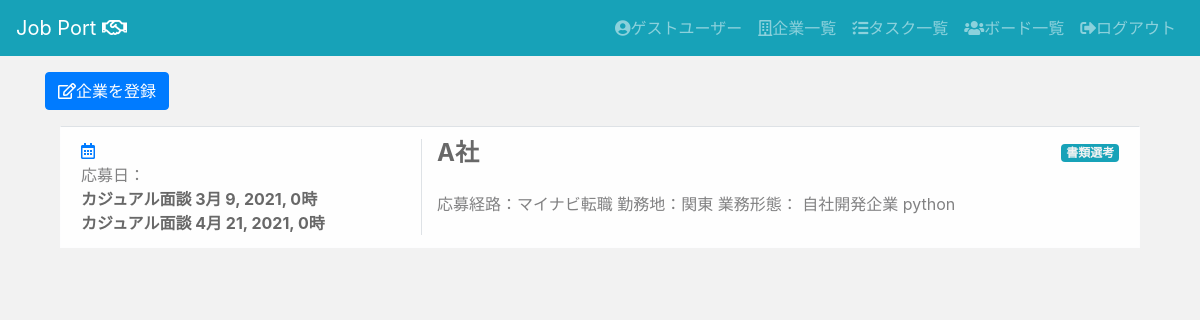
The page /jpapp/companies/ (signed in) on the database as committed earlier.
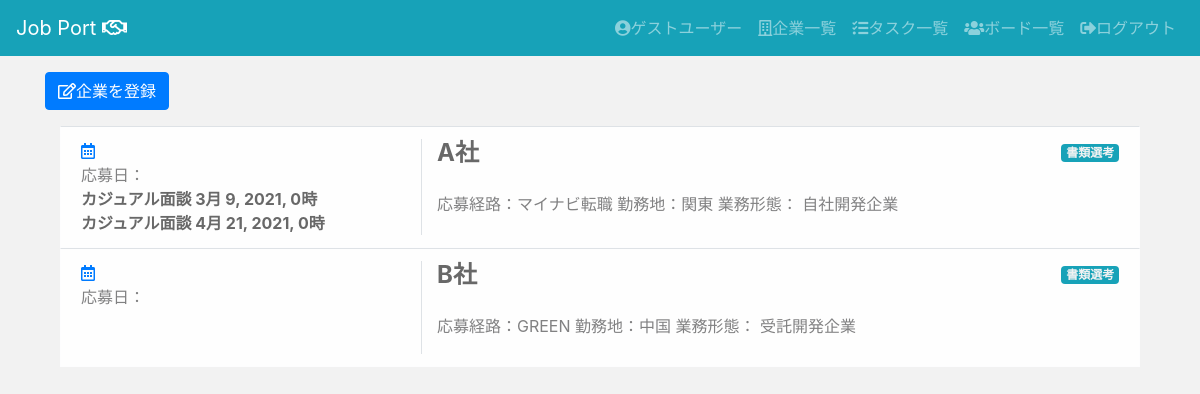
The same page on the database as committed later.
### jpapp/models.py (models this page shows, shortened)
class Company(models.Model):
    company_name = models.CharField(max_length=200,)
    url = models.URLField(blank=True,null=True,)
    route = models.IntegerField(
        choices = CHOICE1,
        blank=True,
        null=True,
    )
    location = models.IntegerField(
        choices = CHOICE2,
        blank=True,
        null=True,
    )
    tag = models.ManyToManyField(Tag, blank=True)
    description = models.TextField(blank=True,null=True,)
    phase = models.IntegerField(
        choices = CHOICE3,
        default='0',
    )
    application_date = models.DateField(blank=True,null=True,)
    user = models.ForeignKey(User, on_delete=models.CASCADE)

class Interview(models.Model):
    interview_phase = models.IntegerField(
      choices = CHOICE4,
      default='0'
    )
    interview_datetime = models.DateTimeField()
    interview_description = models.TextField()
    company = models.ForeignKey(Company, on_delete=models.CASCADE)
    user = models.ForeignKey(User, on_delete=models.CASCADE)

class Tag(models.Model):
    tag_name = models.CharField(max_length=32)
    def __str__(self):
        return self.tag_name

### jpapp/views.py (the view)
# urls.py: path("companies/", views.CompanyListView.as_view(), name="companies_list"),
class CompanyListView(LoginRequiredMixin, ListView):
    model = Company
    template_name = "jpapp/companies/list.html"
    def get_queryset(self):
        current_user = self.request.user
        if current_user.is_superuser: # スーパーユーザの場合、リストにすべてを表示する。
            company_list = Company.objects.all()
            for company in company_list:
                company.tag_list = company.tag.all().select_related()
            return company_list
        else: # 一般ユーザは自分のレコードのみ表示する。
            company_list = Company.objects.filter(user=current_user.id)
            for company in company_list:
                company.tag_list = company.tag.all().select_related()
            return company_list

### templates/jpapp/companies/list.html (shortened to what this page needs)
{% extends "jpapp/base.html" %}
{% block content %}
<div class="container">
  <a class="btn btn-primary my-3" href="{% url 'jpapp:companies_create' %}" role="button"><i class="far fa-edit"></i>企業を登録</a>
  <div class="container">
  {% for list in company_list %}
  <div class="alert alert-light border-top rounded-0" role="alert">
    <div class="row">
      <div class="col-sm-4 border-right">
        <a href="{% url 'jpapp:interviews_create' %}"><i class="far fa-calendar-alt"></i></a><br>
        応募日：{{ list.application_date|default_if_none:" " }}<br>
        {% for interview in list.interview_set.all %}
        <a href="{% url 'jpapp:interviews_detail' interview.pk %}" class="alert-link">{{ interview.get_interview_phase_display }} {{ interview.interview_datetime }}</a><br>
        {% endfor %}
      </div>
      <div class="col-sm-8">
        <div class="company_title">
          <div>
            <h4><a href="{% url 'jpapp:companies_detail'  list.pk %}" class="alert-link">{{ list.company_name }}</a></h4>
          </div>
          <div>
            {% if list.phase == 7 %}
            <span class="badge bg-dark">{{ list.get_phase_display }}</span>
            {% elif list.phase == 6 %}
            <span class="badge bg-danger">{{ list.get_phase_display }}</span>
            {% elif list.phase == 0 %}
            <span class="badge bg-info">{{ list.get_phase_display }}</span>
            {% else %}
            <span class="badge bg-success">{{ list.get_phase_display }}</span>
            {% endif %}
          </div>
        </div>
        <div>
          <p>
          応募経路：{{ list.get_route_display }}
          勤務地：{{ list.get_location_display }}
          業務形態：
          {% for tag in list.tag.all %}
          {{ tag }}
          {% endfor %}
          </p>
        </div>
      </div>
    </div>
  </div>
  {% endfor %}
</div>
{% endblock %}

Rows that differ between the two databases and show on the page:
changed Company "A社": loses Tag (tag_name "python")
added Company: company_name "B社", phase "書類選考", route "GREEN", location "中国"
now on this page (row unchanged): Tag: tag_name "受託開発企業", shown under "B社"
